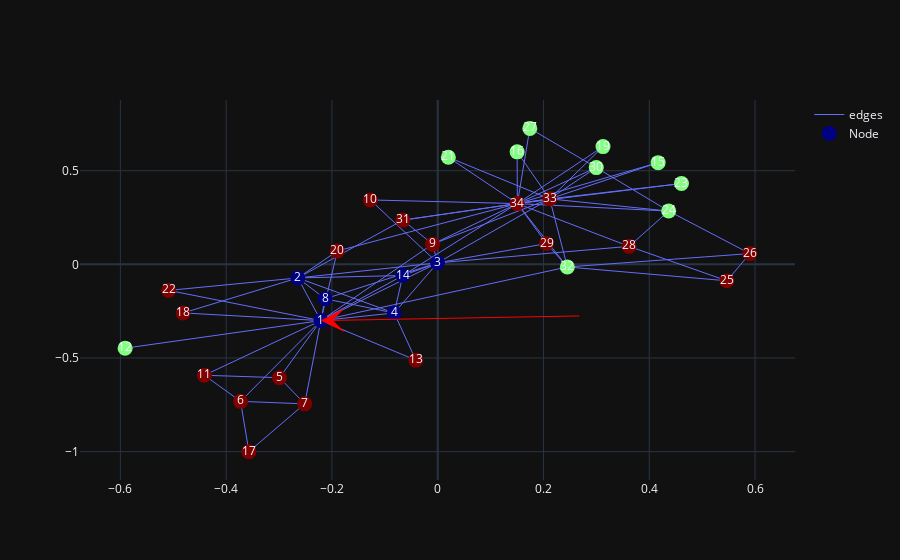

The cell this chart's notebook holds for it:
### Code cell
k_means_cosine = visualize_rdd_vector_kmeans_others(G, 1, ['cos_sim'], get_cosine, pos)
k_means_cosine = add_markers(k_means_cosine, global_markers)
k_means_cosine.show(config={'scrollZoom' : True})

### Figure 1 — Plotly figure (JSON) as saved in the notebook; plotly's stock layout.template omitted (floating-point values rounded to 4 significant figures; data arrays with more than 128 entries replaced by an {"elided": "..."} marker saying what was removed)
{"data": [{"line": {"width": 1}, "marker": {"color": [0, 0, 0, 0, 2, 2, 2, 0, 2, 2, 2, 1, 2, 0, 1, 1, 2, 2, 1, 2, 1, 2, 1, 1, 2, 2, 1, 2, 2, 1, 2, 1, 2, 2], "colorscale": [[0, "rgb(0,0,131)"], [0.2, "rgb(0,60,170)"], [0.4, "rgb(5,255,255)"], [0.6, "rgb(255,255,0)"], [0.8, "rgb(250,0,0)"], [1, "rgb(128,0,0)"]], "size": 15}, "mode": "lines", "name": "edges", "type": "scatter", "uid": "6e59e626-ab5a-497e-befe-74c133ade92c", "x": {"elided": "234 float values"}, "y": {"elided": "234 float values"}}, {"customdata": {"elided": "34x6 float values"}, "hovertemplate": "node_name: %{customdata[0]} <br> degree: %{customdata[1]} <br> cos_sim: %{customdata[2]} <br> k_mean_cluster: %{customdata[3]} <br> nodes_x: %{customdata[4]} <br> nodes_y: %{customdata[5]} <br> ", "marker": {"color": [0, 0, 0, 0, 2, 2, 2, 0, 2, 2, 2, 1, 2, 0, 1, 1, 2, 2, 1, 2, 1, 2, 1, 1, 2, 2, 1, 2, 2, 1, 2, 1, 2, 2], "colorscale": [[0, "rgb(0,0,131)"], [0.2, "rgb(0,60,170)"], [0.4, "rgb(5,255,255)"], [0.6, "rgb(255,255,0)"], [0.8, "rgb(250,0,0)"], [1, "rgb(128,0,0)"]], "size": 15}, "mode": "markers+text", "name": "Node", "text": [1, 2, 3, 4, 5, 6, 7, 8, 9, 10, 11, 12, 13, 14, 15, 16, 17, 18, 19, 20, 21, 22, 23, 24, 25, 26, 27, 28, 29, 30, 31, 32, 33, 34], "type": "scatter", "uid": "9c1172ff-310b-48e9-81c5-5ab0366d0b49", "x": [-0.221, -0.2644, -0.0002348, -0.08225, -0.2991, -0.3727, -0.2515, -0.2128, -0.009685, -0.1274, -0.4413, -0.5911, -0.04132, -0.06597, 0.4168, 0.1501, -0.357, -0.4813, 0.3126, -0.1898, 0.02011, -0.5088, 0.4609, 0.4367, 0.5469, 0.5903, 0.1742, 0.3619, 0.2058, 0.2998, -0.06592, 0.2451, 0.2118, 0.1506], "y": [-0.3003, -0.07257, 0.007985, -0.2597, -0.6052, -0.7315, -0.7449, -0.184, 0.108, 0.344, -0.5922, -0.4476, -0.5115, -0.0595, 0.5431, 0.6006, -1, -0.2595, 0.6287, 0.07142, 0.5718, -0.139, 0.4314, 0.2845, -0.08786, 0.05749, 0.7261, 0.09602, 0.111, 0.5166, 0.2363, -0.01397, 0.3497, 0.3245]}], "layout": {"annotations": [{"arrowcolor": "red", "arrowhead": 3, "arrowsize": 4, "axref": "x", "ayref": "y", "showarrow": true, "x": -0.221, "y": -0.3003}], "dragmode": "pan"}}
